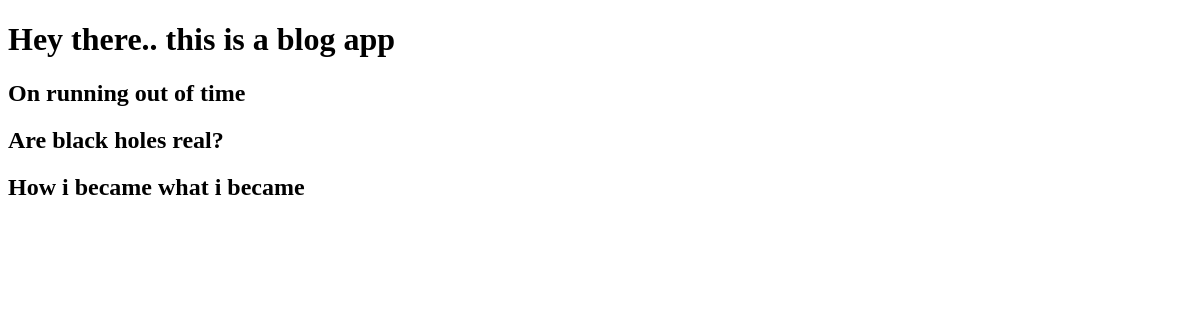
The page /blogs/ on the database as committed earlier.
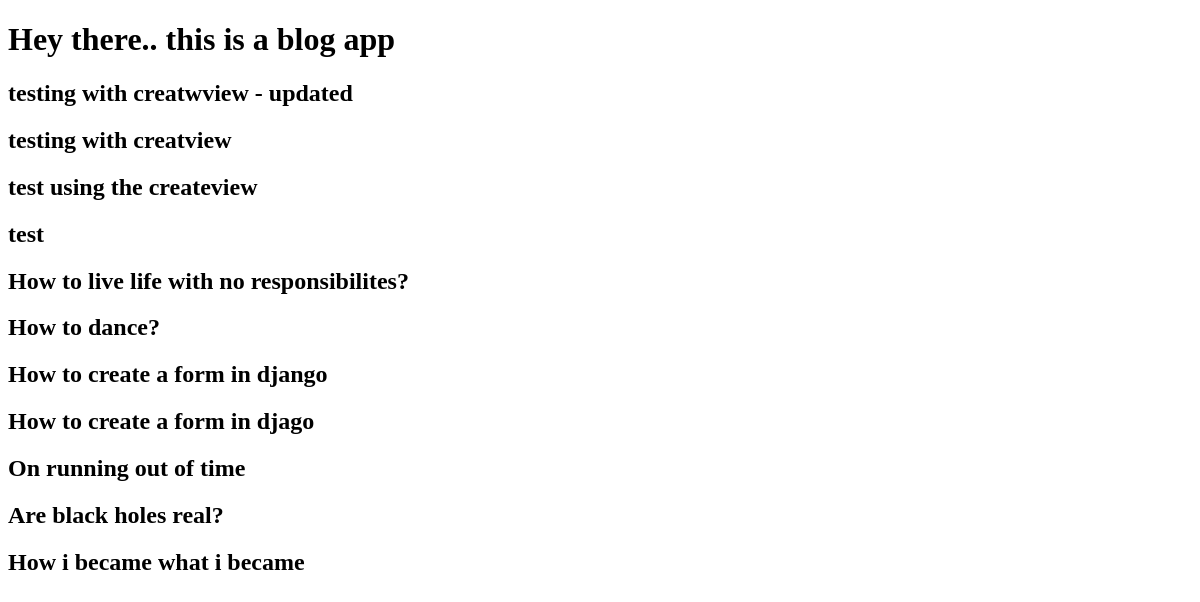
The same page on the database as committed later.
### blog/models.py (models this page shows, shortened)
class Blog(models.Model):
	title = models.CharField(max_length=120)
	content = models.TextField()
	created_time = models.DateTimeField(auto_now_add=True)
	updated_time = models.DateTimeField(auto_now=True)
	category = models.CharField(max_length=50, null=True, blank=True)
	published = models.IntegerField(default=1)
	slug = models.SlugField(unique=True, blank=True)
	user= models.ForeignKey("users.CustomUser", on_delete=models.CASCADE)

### blog/views.py (the view)
# urls.py: path("", views.bloglist, name="bloglist"),
def bloglist(request):
	blogs = Blog.objects.all().order_by('-created_time')
	context = {"blogs":blogs}
	return render(request, "blog/blogs.html", context)

### blog/templates/blog/blogs.html
{%  extends 'base.html' %}
{% block content %}
{% for blog in blogs %}
	<h2>{{blog.title}}</h2>
{% endfor %}
{% endblock %}

Rows that differ between the two databases and show on the page:
added Blog: title "testing with creatwview - updated"
added Blog: title "testing with creatview"
added Blog: title "test using the createview"
added Blog: title "test"
added Blog: title "How to live life with no responsibilites?"
added Blog: title "How to dance?"
added Blog: title "How to create a form in django"
added Blog: title "How to create a form in djago"
